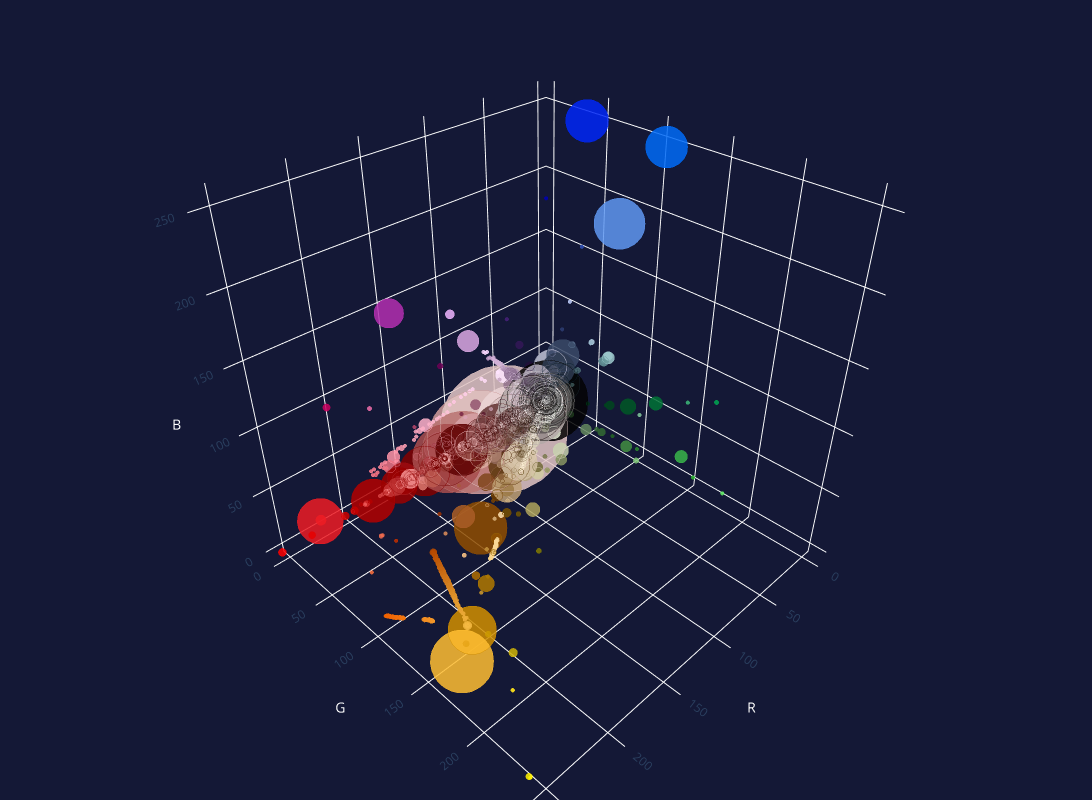

Write notebook code for a chart like this one.
### Code cell
fig.show()

### Figure 1 — Plotly figure (JSON) as saved in the notebook; plotly's stock layout.template omitted (floating-point values rounded to 4 significant figures; data arrays with more than 128 entries replaced by an {"elided": "..."} marker saying what was removed)
{"data": [{"hovertemplate": "<b>Red</b>: %{x}<br><b>Green</b>: %{y}<br><b>Blue</b>: %{z}<br><b>Usages</b>: %{text}<extra></extra>", "marker": {"color": {"elided": "3736 str values"}, "line": {"color": {"elided": "3736 str values"}}, "opacity": 0.85, "size": {"elided": "3736 int values"}, "sizemin": 5, "sizemode": "area", "sizeref": 3.211}, "mode": "markers", "text": {"elided": "3736 int values"}, "type": "scatter3d", "x": {"elided": "3736 int values"}, "y": {"elided": "3736 int values"}, "z": {"elided": "3736 int values"}}], "layout": {"height": 800, "margin": {"b": 0, "l": 0, "r": 0, "t": 0}, "scene": {"bgcolor": "rgb(20, 24, 54)", "xaxis": {"showbackground": false, "title": {"font": {"color": "white"}, "text": "R"}}, "yaxis": {"showbackground": false, "title": {"font": {"color": "white"}, "text": "G"}}, "zaxis": {"showbackground": false, "title": {"font": {"color": "white"}, "text": "B"}}}, "title": {"font": {"color": "white"}, "text": "Colors"}, "width": 1300}}
